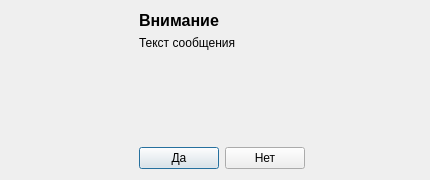
<?xml version="1.0" encoding="UTF-8"?>
<ui version="4.0">
 <class>SobolDialog</class>
 <widget class="QDialog" name="SobolDialog">
  <property name="geometry">
   <rect>
    <x>0</x>
    <y>0</y>
    <width>430</width>
    <height>180</height>
   </rect>
  </property>
  <property name="windowTitle">
   <string/>
  </property>
  <layout class="QHBoxLayout" name="horizontalLayout_2">
   <item>
    <spacer name="horizontalSpacer">
     <property name="orientation">
      <enum>Qt::Horizontal</enum>
     </property>
     <property name="sizeHint" stdset="0">
      <size>
       <width>70</width>
       <height>20</height>
      </size>
     </property>
    </spacer>
   </item>
   <item>
    <layout class="QFormLayout" name="formLayout">
     <item row="0" column="0">
      <widget class="QLabel" name="icon_label">
       <property name="text">
        <string/>
       </property>
       <property name="pixmap">
        <pixmap>icons/warning.png</pixmap>
       </property>
       <property name="margin">
        <number>6</number>
       </property>
      </widget>
     </item>
     <item row="0" column="1">
      <layout class="QVBoxLayout" name="verticalLayout">
       <item>
        <widget class="QLabel" name="caption_label">
         <property name="font">
          <font>
           <family>Tahoma</family>
           <pointsize>12</pointsize>
           <weight>75</weight>
           <italic>false</italic>
           <bold>true</bold>
          </font>
         </property>
         <property name="text">
          <string>Внимание</string>
         </property>
        </widget>
       </item>
       <item>
        <widget class="QLabel" name="text_label">
         <property name="text">
          <string>Текст сообщения</string>
         </property>
        </widget>
       </item>
      </layout>
     </item>
     <item row="1" column="1">
      <spacer name="verticalSpacer">
       <property name="orientation">
        <enum>Qt::Vertical</enum>
       </property>
       <property name="sizeHint" stdset="0">
        <size>
         <width>20</width>
         <height>40</height>
        </size>
       </property>
      </spacer>
     </item>
     <item row="2" column="1">
      <layout class="QHBoxLayout" name="horizontalLayout">
       <item>
        <widget class="QPushButton" name="yes_push_button">
         <property name="text">
          <string>Да</string>
         </property>
        </widget>
       </item>
       <item>
        <widget class="QPushButton" name="no_push_button">
         <property name="text">
          <string>Нет</string>
         </property>
        </widget>
       </item>
      </layout>
     </item>
    </layout>
   </item>
   <item>
    <spacer name="horizontalSpacer_2">
     <property name="orientation">
      <enum>Qt::Horizontal</enum>
     </property>
     <property name="sizeHint" stdset="0">
      <size>
       <width>70</width>
       <height>20</height>
      </size>
     </property>
    </spacer>
   </item>
  </layout>
 </widget>
 <resources/>
 <connections/>
</ui>
